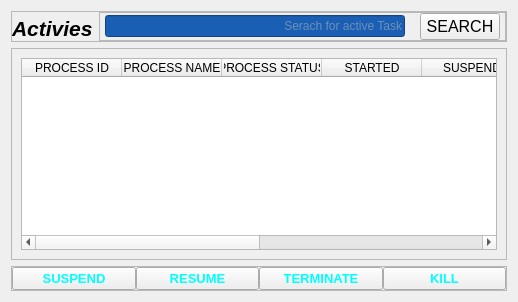
            <widget class="QWidget" name="activities">
             <layout class="QVBoxLayout" name="verticalLayout_8">
              <item alignment="Qt::AlignTop">
               <widget class="QFrame" name="frame_2">
                <property name="sizePolicy">
                 <sizepolicy hsizetype="Preferred" vsizetype="Expanding">
                  <horstretch>0</horstretch>
                  <verstretch>0</verstretch>
                 </sizepolicy>
                </property>
                <property name="frameShape">
                 <enum>QFrame::StyledPanel</enum>
                </property>
                <property name="frameShadow">
                 <enum>QFrame::Raised</enum>
                </property>
                <layout class="QHBoxLayout" name="horizontalLayout_10">
                 <property name="leftMargin">
                  <number>0</number>
                 </property>
                 <property name="topMargin">
                  <number>0</number>
                 </property>
                 <property name="rightMargin">
                  <number>0</number>
                 </property>
                 <property name="bottomMargin">
                  <number>0</number>
                 </property>
                 <item alignment="Qt::AlignBottom">
                  <widget class="QLabel" name="label_50">
                   <property name="font">
                    <font>
                     <pointsize>16</pointsize>
                     <italic>true</italic>
                     <bold>true</bold>
                    </font>
                   </property>
                   <property name="text">
                    <string>Activies</string>
                   </property>
                  </widget>
                 </item>
                 <item alignment="Qt::AlignRight|Qt::AlignBottom">
                  <widget class="QFrame" name="frame_4">
                   <property name="frameShape">
                    <enum>QFrame::StyledPanel</enum>
                   </property>
                   <property name="frameShadow">
                    <enum>QFrame::Raised</enum>
                   </property>
                   <layout class="QHBoxLayout" name="horizontalLayout_9">
                    <property name="spacing">
                     <number>15</number>
                    </property>
                    <property name="leftMargin">
                     <number>5</number>
                    </property>
                    <property name="topMargin">
                     <number>0</number>
                    </property>
                    <property name="rightMargin">
                     <number>5</number>
                    </property>
                    <property name="bottomMargin">
                     <number>0</number>
                    </property>
                    <item>
                     <widget class="QLineEdit" name="activity_search">
                      <property name="minimumSize">
                       <size>
                        <width>300</width>
                        <height>0</height>
                       </size>
                      </property>
                      <property name="styleSheet">
                       <string notr="true">background-color: rgb(26, 95, 180);
color: rgb(192, 191, 188);</string>
                      </property>
                      <property name="inputMask">
                       <string/>
                      </property>
                      <property name="text">
                       <string/>
                      </property>
                      <property name="cursorPosition">
                       <number>0</number>
                      </property>
                      <property name="alignment">
                       <set>Qt::AlignRight|Qt::AlignTrailing|Qt::AlignVCenter</set>
                      </property>
                      <property name="placeholderText">
                       <string>Serach for active Task</string>
                      </property>
                     </widget>
                    </item>
                    <item>
                     <widget class="QPushButton" name="searchbutton">
                      <property name="font">
                       <font>
                        <pointsize>12</pointsize>
                        <bold>false</bold>
                       </font>
                      </property>
                      <property name="text">
                       <string>SEARCH</string>
                      </property>
                      <property name="icon">
                       <iconset resource="Icons.qrc">
                        <normaloff>:/icons_svg/assets/icons/svg/search.svg</normaloff>:/icons_svg/assets/icons/svg/search.svg</iconset>
                      </property>
                      <property name="iconSize">
                       <size>
                        <width>22</width>
                        <height>22</height>
                       </size>
                      </property>
                     </widget>
                    </item>
                   </layout>
                  </widget>
                 </item>
                </layout>
               </widget>
              </item>
              <item>
               <widget class="QFrame" name="frame">
                <property name="sizePolicy">
                 <sizepolicy hsizetype="Expanding" vsizetype="Expanding">
                  <horstretch>0</horstretch>
                  <verstretch>0</verstretch>
                 </sizepolicy>
                </property>
                <property name="frameShape">
                 <enum>QFrame::StyledPanel</enum>
                </property>
                <property name="frameShadow">
                 <enum>QFrame::Raised</enum>
                </property>
                <layout class="QVBoxLayout" name="verticalLayout_9">
                 <item alignment="Qt::AlignTop">
                  <widget class="QTableWidget" name="tableWidget">
                   <column>
                    <property name="text">
                     <string>PROCESS ID</string>
                    </property>
                   </column>
                   <column>
                    <property name="text">
                     <string>PROCESS NAME</string>
                    </property>
                   </column>
                   <column>
                    <property name="text">
                     <string>PROCESS STATUS</string>
                    </property>
                   </column>
                   <column>
                    <property name="text">
                     <string>STARTED</string>
                    </property>
                   </column>
                   <column>
                    <property name="text">
                     <string>SUSPEND</string>
                    </property>
                   </column>
                   <column>
                    <property name="text">
                     <string>RESUME</string>
                    </property>
                   </column>
                   <column>
                    <property name="text">
                     <string>TERMINATE</string>
                    </property>
                   </column>
                   <column>
                    <property name="text">
                     <string>KILL</string>
                    </property>
                   </column>
                  </widget>
                 </item>
                </layout>
               </widget>
              </item>
              <item alignment="Qt::AlignBottom">
               <widget class="QFrame" name="frame_3">
                <property name="frameShape">
                 <enum>QFrame::StyledPanel</enum>
                </property>
                <property name="frameShadow">
                 <enum>QFrame::Raised</enum>
                </property>
                <layout class="QHBoxLayout" name="horizontalLayout_11">
                 <property name="spacing">
                  <number>0</number>
                 </property>
                 <property name="leftMargin">
                  <number>0</number>
                 </property>
                 <property name="topMargin">
                  <number>0</number>
                 </property>
                 <property name="rightMargin">
                  <number>0</number>
                 </property>
                 <property name="bottomMargin">
                  <number>0</number>
                 </property>
                 <item>
                  <widget class="QPushButton" name="pushButton_3">
                   <property name="font">
                    <font>
                     <pointsize>10</pointsize>
                     <bold>true</bold>
                    </font>
                   </property>
                   <property name="styleSheet">
                    <string notr="true">
color: rgb(0, 255, 255);</string>
                   </property>
                   <property name="text">
                    <string>SUSPEND</string>
                   </property>
                  </widget>
                 </item>
                 <item>
                  <widget class="QPushButton" name="pushButton_4">
                   <property name="font">
                    <font>
                     <pointsize>10</pointsize>
                     <bold>true</bold>
                    </font>
                   </property>
                   <property name="styleSheet">
                    <string notr="true">
color: rgb(0, 255, 255);</string>
                   </property>
                   <property name="text">
                    <string>RESUME</string>
                   </property>
                  </widget>
                 </item>
                 <item>
                  <widget class="QPushButton" name="pushButton_5">
                   <property name="font">
                    <font>
                     <pointsize>10</pointsize>
                     <bold>true</bold>
                    </font>
                   </property>
                   <property name="styleSheet">
                    <string notr="true">
color: rgb(0, 255, 255);</string>
                   </property>
                   <property name="text">
                    <string>TERMINATE</string>
                   </property>
                  </widget>
                 </item>
                 <item>
                  <widget class="QPushButton" name="pushButton_6">
                   <property name="font">
                    <font>
                     <pointsize>10</pointsize>
                     <bold>true</bold>
                    </font>
                   </property>
                   <property name="styleSheet">
                    <string notr="true">
color: rgb(0, 255, 255);</string>
                   </property>
                   <property name="text">
                    <string>KILL</string>
                   </property>
                  </widget>
                 </item>
                </layout>
               </widget>
              </item>
             </layout>
            </widget>
